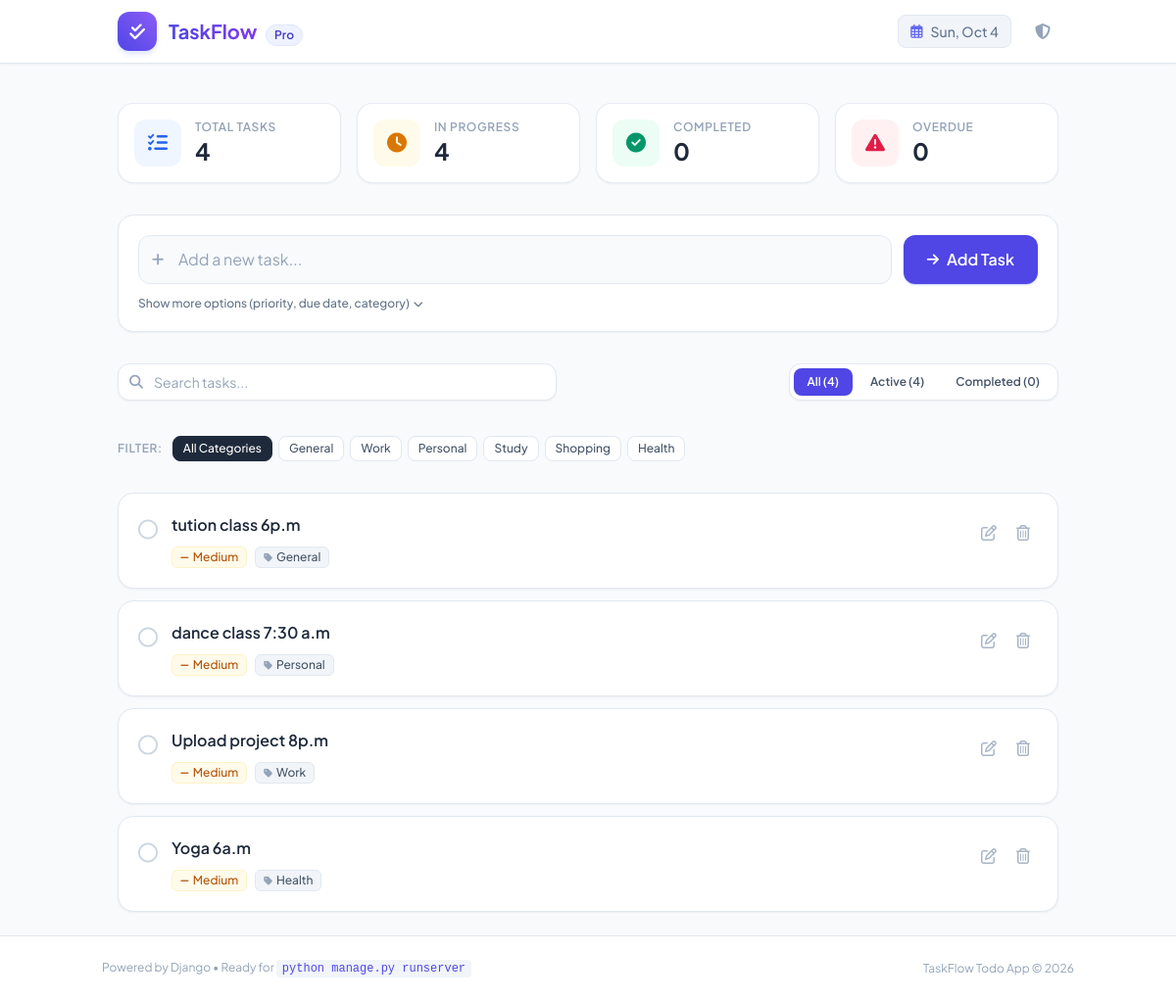
The page / on the database its author committed.
### todos/models.py (models this page shows, shortened)
class Todo(models.Model):
    PRIORITY_CHOICES = [
        ('low', 'Low'),
        ('medium', 'Medium'),
        ('high', 'High'),
    ]
    CATEGORY_CHOICES = [
        ('General', 'General'),
        ('Work', 'Work'),
        ('Personal', 'Personal'),
        ('Study', 'Study'),
        ('Shopping', 'Shopping'),
        ('Health', 'Health'),
    ]
    title = models.CharField(max_length=250)
    description = models.TextField(blank=True, null=True)
    completed = models.BooleanField(default=False)
    priority = models.CharField(max_length=10, choices=PRIORITY_CHOICES, default='medium')
    category = models.CharField(max_length=30, choices=CATEGORY_CHOICES, default='General')
    due_date = models.DateField(null=True, blank=True)
    created_at = models.DateTimeField(auto_now_add=True)
    updated_at = models.DateTimeField(auto_now=True)
    class Meta:
        ordering = ['completed', '-created_at']
    @property
    def is_overdue(self):
        if self.due_date and not self.completed:
            return self.due_date < timezone.now().date()
        return False

### todos/views.py (the view)
# urls.py: path('', views.todo_list, name='todo_list'),
def todo_list(request):
    todos = Todo.objects.all()
    search_query = request.GET.get('q', '').strip()
    if search_query:
        todos = todos.filter(title__icontains=search_query) | todos.filter(description__icontains=search_query)
    status_filter = request.GET.get('status', 'all')
    if status_filter == 'completed':
        todos = todos.filter(completed=True)
    elif status_filter == 'pending':
        todos = todos.filter(completed=False)
    priority_filter = request.GET.get('priority', 'all')
    if priority_filter in ['low', 'medium', 'high']:
        todos = todos.filter(priority=priority_filter)
    category_filter = request.GET.get('category', 'all')
    if category_filter and category_filter != 'all':
        todos = todos.filter(category=category_filter)
    if request.method == 'POST':
        form = TodoForm(request.POST)
        if form.is_valid():
            form.save()
            messages.success(request, 'Task added successfully!')
            return redirect('todo_list')
    else:
        form = TodoForm()
    all_todos = Todo.objects.all()
    today = timezone.now().date()
    stats = {
        'total': all_todos.count(),
        'completed': all_todos.filter(completed=True).count(),
        'pending': all_todos.filter(completed=False).count(),
        'overdue': all_todos.filter(completed=False, due_date__lt=today).count(),
    }
    categories = [cat[0] for cat in Todo.CATEGORY_CHOICES]
    context = {
        'todos': todos,
        'form': form,
        'stats': stats,
        'search_query': search_query,
        'status_filter': status_filter,
        'priority_filter': priority_filter,
        'category_filter': category_filter,
        'categories': categories,
        'today': today,
    }
    return render(request, 'todos/todo_list.html', context)

### todos/templates/todos/todo_list.html (shortened to what this page needs)
{% extends 'todos/base.html' %}
{% block content %}
<div class="space-y-8">
    <div class="grid grid-cols-2 md:grid-cols-4 gap-4">
        <div class="bg-white p-4 rounded-2xl border border-slate-200/80 shadow-sm flex items-center space-x-3.5">
            <div class="w-12 h-12 rounded-xl bg-blue-50 text-blue-600 flex items-center justify-center shrink-0">
                <i class="fa-solid fa-list-check text-xl"></i>
            </div>
            <div>
                <p class="text-xs font-semibold text-slate-400 uppercase tracking-wider">Total Tasks</p>
                <h3 class="text-2xl font-bold text-slate-800">{{ stats.total }}</h3>
            </div>
        </div>
        <div class="bg-white p-4 rounded-2xl border border-slate-200/80 shadow-sm flex items-center space-x-3.5">
            <div class="w-12 h-12 rounded-xl bg-amber-50 text-amber-600 flex items-center justify-center shrink-0">
                <i class="fa-solid fa-clock text-xl"></i>
            </div>
            <div>
                <p class="text-xs font-semibold text-slate-400 uppercase tracking-wider">In Progress</p>
                <h3 class="text-2xl font-bold text-slate-800">{{ stats.pending }}</h3>
            </div>
        </div>
        <div class="bg-white p-4 rounded-2xl border border-slate-200/80 shadow-sm flex items-center space-x-3.5">
            <div class="w-12 h-12 rounded-xl bg-emerald-50 text-emerald-600 flex items-center justify-center shrink-0">
                <i class="fa-solid fa-circle-check text-xl"></i>
            </div>
            <div>
                <p class="text-xs font-semibold text-slate-400 uppercase tracking-wider">Completed</p>
                <h3 class="text-2xl font-bold text-slate-800">{{ stats.completed }}</h3>
            </div>
        </div>
        <div class="bg-white p-4 rounded-2xl border border-slate-200/80 shadow-sm flex items-center space-x-3.5">
            <div class="w-12 h-12 rounded-xl bg-rose-50 text-rose-600 flex items-center justify-center shrink-0">
                <i class="fa-solid fa-triangle-exclamation text-xl"></i>
            </div>
            <div>
                <p class="text-xs font-semibold text-slate-400 uppercase tracking-wider">Overdue</p>
                <h3 class="text-2xl font-bold text-slate-800">{{ stats.overdue }}</h3>
            </div>
        </div>
    </div>
    <div class="bg-white rounded-2xl border border-slate-200 shadow-sm overflow-hidden transition-all duration-200">
        <form method="POST" action="{% url 'todo_list' %}" class="p-5">
            <div class="flex flex-col sm:flex-row gap-3">
                <div class="relative flex-1">
                    <span class="absolute inset-y-0 left-0 pl-3.5 flex items-center pointer-events-none text-slate-400">
                    </span>
                    <input type="text" name="title" required
                        placeholder="Add a new task..."
                        class="w-full pl-10 pr-4 py-3 bg-slate-50 border border-slate-200 rounded-xl text-slate-800 placeholder-slate-400 focus:bg-white focus:outline-none focus:ring-2 focus:ring-indigo-500 focus:border-transparent transition text-base">
                </div>
                <button type="submit"
                    class="inline-flex items-center justify-center px-6 py-3 bg-indigo-600 hover:bg-indigo-700 text-white font-semibold rounded-xl shadow-sm shadow-indigo-200 transition-all duration-150 transform active:scale-95 shrink-0">
                    <i class="fa-solid fa-arrow-right mr-2 text-sm"></i> Add Task
                </button>
            </div>
            <div class="mt-3">
                <button type="button" id="toggleMoreOptions" class="text-xs font-medium text-slate-500 hover:text-indigo-600 flex items-center space-x-1 focus:outline-none">
                    <span id="moreOptionsText">Show more options (priority, due date, category)</span>
                    <i id="moreOptionsIcon" class="fa-solid fa-chevron-down text-[10px] ml-1"></i>
                </button>
            </div>
        </form>
    </div>
    <div class="flex flex-col md:flex-row md:items-center justify-between gap-4">
        <form method="GET" action="{% url 'todo_list' %}" class="relative flex-1 max-w-md">
            <span class="absolute inset-y-0 left-0 pl-3 flex items-center pointer-events-none text-slate-400">
            </span>
            <input type="text" name="q" value="{{ search_query }}" placeholder="Search tasks..."
                class="w-full pl-9 pr-8 py-2 bg-white border border-slate-200 rounded-xl text-sm placeholder-slate-400 focus:outline-none focus:ring-2 focus:ring-indigo-500 shadow-sm">
        </form>
        <div class="flex items-center space-x-1 bg-white p-1 rounded-xl border border-slate-200 shadow-sm text-xs font-semibold">
            <a href="?status=all{% if search_query %}&q={{ search_query }}{% endif %}{% if category_filter != 'all' %}&category={{ category_filter }}{% endif %}"
               class="px-3.5 py-1.5 rounded-lg transition-all {% if status_filter == 'all' %}bg-indigo-600 text-white shadow-sm{% else %}text-slate-600 hover:bg-slate-100{% endif %}">
                All ({{ stats.total }})
            </a>
            <a href="?status=pending{% if search_query %}&q={{ search_query }}{% endif %}{% if category_filter != 'all' %}&category={{ category_filter }}{% endif %}"
               class="px-3.5 py-1.5 rounded-lg transition-all {% if status_filter == 'pending' %}bg-indigo-600 text-white shadow-sm{% else %}text-slate-600 hover:bg-slate-100{% endif %}">
                Active ({{ stats.pending }})
            </a>
            <a href="?status=completed{% if search_query %}&q={{ search_query }}{% endif %}{% if category_filter != 'all' %}&category={{ category_filter }}{% endif %}"
               class="px-3.5 py-1.5 rounded-lg transition-all {% if status_filter == 'completed' %}bg-indigo-600 text-white shadow-sm{% else %}text-slate-600 hover:bg-slate-100{% endif %}">
                Completed ({{ stats.completed }})
            </a>
        </div>
    </div>
    <div class="flex flex-wrap items-center justify-between gap-2 pt-1">
        <div class="flex flex-wrap items-center gap-1.5">
            <span class="text-xs font-semibold text-slate-400 mr-1 uppercase tracking-wider">Filter:</span>
            <a href="?status={{ status_filter }}{% if search_query %}&q={{ search_query }}{% endif %}&category=all"
               class="px-2.5 py-1 rounded-lg text-xs font-medium border transition-colors
               {% if category_filter == 'all' %}bg-slate-800 text-white border-slate-800{% else %}bg-white text-slate-600 border-slate-200 hover:bg-slate-100{% endif %}">
                All Categories
            </a>
            {% for cat in categories %}
                <a href="?status={{ status_filter }}{% if search_query %}&q={{ search_query }}{% endif %}&category={{ cat }}"
                   class="px-2.5 py-1 rounded-lg text-xs font-medium border transition-colors
                   {% if category_filter == cat %}bg-indigo-600 text-white border-indigo-600{% else %}bg-white text-slate-600 border-slate-200 hover:bg-slate-100{% endif %}">
                    {{ cat }}
                </a>
            {% endfor %}
        </div>
    </div>
    <div class="space-y-3">
        {% if todos %}
            {% for todo in todos %}
                <div class="group bg-white rounded-2xl border transition-all duration-200 p-4 sm:p-5 shadow-sm hover:shadow-md flex items-start justify-between gap-4
                    {% if todo.completed %} border-slate-200 bg-slate-50/70 {% elif todo.is_overdue %} border-rose-200 bg-rose-50/20 {% else %} border-slate-200 {% endif %}">
                    <div class="flex items-start space-x-3.5 flex-1 min-w-0">
                        <a href="{% url 'todo_toggle' todo.id %}" class="mt-0.5 text-xl transition-transform active:scale-75 shrink-0">
                            {% if todo.completed %}
                                <i class="fa-solid fa-circle-check text-emerald-500"></i>
                            {% else %}
                                <i class="fa-regular fa-circle text-slate-300 hover:text-indigo-500"></i>
                            {% endif %}
                        </a>
                        <div class="flex-1 min-w-0">
                            <div class="flex items-center flex-wrap gap-2">
                                <h4 class="text-base font-semibold text-slate-800 break-words {% if todo.completed %}line-through text-slate-400{% endif %}">
                                    {{ todo.title }}
                                </h4>
                            </div>
                            <div class="flex flex-wrap items-center gap-2 mt-2.5 text-xs font-medium">
                                {% if todo.priority == 'high' %}
                                    <span class="inline-flex items-center px-2 py-0.5 rounded-md bg-rose-50 text-rose-700 border border-rose-100">
                                        <i class="fa-solid fa-angles-up mr-1 text-[10px]"></i> High Priority
                                    </span>
                                {% elif todo.priority == 'medium' %}
                                    <span class="inline-flex items-center px-2 py-0.5 rounded-md bg-amber-50 text-amber-700 border border-amber-100">
                                        <i class="fa-solid fa-minus mr-1 text-[10px]"></i> Medium
                                    </span>
                                {% else %}
                                    <span class="inline-flex items-center px-2 py-0.5 rounded-md bg-sky-50 text-sky-700 border border-sky-100">
                                        <i class="fa-solid fa-angles-down mr-1 text-[10px]"></i> Low
                                    </span>
                                {% endif %}
                                <span class="inline-flex items-center px-2 py-0.5 rounded-md bg-slate-100 text-slate-600 border border-slate-200">
                                    <i class="fa-solid fa-tag mr-1 text-[10px] text-slate-400"></i> {{ todo.category }}
                                </span>
                            </div>
                        </div>
                    </div>
                    <div class="flex items-center space-x-1 shrink-0 opacity-80 group-hover:opacity-100 transition-opacity">
                        <a href="{% url 'todo_edit' todo.id %}"
                           title="Edit Task"
                           class="p-2 text-slate-400 hover:text-indigo-600 hover:bg-indigo-50 rounded-lg transition">
                            <i class="fa-regular fa-pen-to-square text-base"></i>
                        </a>
                        <a href="{% url 'todo_delete' todo.id %}"
                           onclick="return confirm('Are you sure you want to delete this task?');"
                           title="Delete Task"
                           class="p-2 text-slate-400 hover:text-rose-600 hover:bg-rose-50 rounded-lg transition">
                            <i class="fa-regular fa-trash-can text-base"></i>
                        </a>
                    </div>
                </div>
            {% endfor %}
        {% endif %}
    </div>
</div>
{% endblock %}

### rows shown on the page
Todo: completed False (drawn), title "tution class 6p.m", priority "medium" (drawn), category "General"
Todo: completed False (drawn), title "dance class 7:30 a.m", priority "medium" (drawn), category "Personal"
Todo: completed False (drawn), title "Upload project 8p.m", priority "medium" (drawn), category "Work"
Todo: completed False (drawn), title "Yoga 6a.m", priority "medium" (drawn), category "Health"

### other values the page prints
{{ stats.total }} "4"
{{ stats.pending }} "4"
{{ stats.completed }} "0"
{{ stats.overdue }} "0"
{{ cat }} "General" "Work" "Personal" "Study" "Shopping" "Health"
